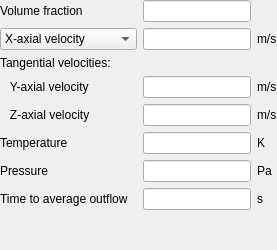
              <widget class="QWidget" name="page_fluid_MO">
               <layout class="QVBoxLayout" name="verticalLayout_5">
                <property name="leftMargin">
                 <number>0</number>
                </property>
                <property name="topMargin">
                 <number>0</number>
                </property>
                <property name="rightMargin">
                 <number>0</number>
                </property>
                <property name="bottomMargin">
                 <number>0</number>
                </property>
                <item>
                 <layout class="QGridLayout" name="gridLayout_14" columnstretch="0,1,0">
                  <property name="leftMargin">
                   <number>0</number>
                  </property>
                  <property name="topMargin">
                   <number>0</number>
                  </property>
                  <property name="rightMargin">
                   <number>0</number>
                  </property>
                  <property name="bottomMargin">
                   <number>0</number>
                  </property>
                  <item row="4" column="0">
                   <widget class="QLabel" name="label_fluid_velocity_2_3">
                    <property name="text">
                     <string>   Z-axial velocity</string>
                    </property>
                   </widget>
                  </item>
                  <item row="0" column="1">
                   <widget class="LineEdit" name="lineedit_keyword_bc_ep_g_3_args_BC">
                    <property name="readOnly">
                     <bool>true</bool>
                    </property>
                   </widget>
                  </item>
                  <item row="0" column="0">
                   <widget class="QLabel" name="label_bc_ep_g_3">
                    <property name="text">
                     <string>Volume fraction</string>
                    </property>
                   </widget>
                  </item>
                  <item row="1" column="1">
                   <widget class="LineEdit" name="lineedit_fluid_outflow"/>
                  </item>
                  <item row="1" column="2">
                   <widget class="QLabel" name="label_fluid_outflow_units">
                    <property name="text">
                     <string>m/s</string>
                    </property>
                   </widget>
                  </item>
                  <item row="2" column="0">
                   <widget class="QLabel" name="label_fluid_velocities_3">
                    <property name="font">
                     <font>
                      <weight>50</weight>
                      <bold>false</bold>
                     </font>
                    </property>
                    <property name="text">
                     <string>Tangential velocities:</string>
                    </property>
                   </widget>
                  </item>
                  <item row="3" column="0">
                   <widget class="QLabel" name="label_fluid_velocity_1_3">
                    <property name="text">
                     <string>   Y-axial velocity</string>
                    </property>
                   </widget>
                  </item>
                  <item row="6" column="0">
                   <widget class="QLabel" name="label_bc_p_g_3">
                    <property name="font">
                     <font>
                      <weight>50</weight>
                      <bold>false</bold>
                     </font>
                    </property>
                    <property name="text">
                     <string>Pressure</string>
                    </property>
                   </widget>
                  </item>
                  <item row="3" column="1">
                   <widget class="LineEdit" name="lineedit_fluid_velocity_1_3"/>
                  </item>
                  <item row="4" column="1">
                   <widget class="LineEdit" name="lineedit_fluid_velocity_2_3"/>
                  </item>
                  <item row="3" column="2">
                   <widget class="QLabel" name="label_fluid_velocity_1_3_units">
                    <property name="text">
                     <string>m/s</string>
                    </property>
                   </widget>
                  </item>
                  <item row="5" column="1">
                   <widget class="LineEdit" name="lineedit_keyword_bc_t_g_3_args_BC"/>
                  </item>
                  <item row="4" column="2">
                   <widget class="QLabel" name="label_solids_velocity_2_3_units">
                    <property name="text">
                     <string>m/s</string>
                    </property>
                   </widget>
                  </item>
                  <item row="5" column="0">
                   <widget class="QLabel" name="label_bc_t_g_3">
                    <property name="text">
                     <string>Temperature</string>
                    </property>
                   </widget>
                  </item>
                  <item row="6" column="1">
                   <widget class="LineEdit" name="lineedit_keyword_bc_p_g_3_args_BC"/>
                  </item>
                  <item row="5" column="2">
                   <widget class="QLabel" name="label_bc_t_g_units_3">
                    <property name="text">
                     <string>K</string>
                    </property>
                   </widget>
                  </item>
                  <item row="6" column="2">
                   <widget class="QLabel" name="label_bc_p_g_units_3">
                    <property name="text">
                     <string>Pa</string>
                    </property>
                   </widget>
                  </item>
                  <item row="7" column="1">
                   <widget class="LineEdit" name="lineedit_bc_dt_0"/>
                  </item>
                  <item row="1" column="0">
                   <widget class="QStackedWidget" name="stackedwidget_fluid_O">
                    <property name="sizePolicy">
                     <sizepolicy hsizetype="Preferred" vsizetype="Maximum">
                      <horstretch>0</horstretch>
                      <verstretch>0</verstretch>
                     </sizepolicy>
                    </property>
                    <property name="currentIndex">
                     <number>0</number>
                    </property>
                    <widget class="QWidget" name="subpage_fluid_O_MO">
                     <property name="sizePolicy">
                      <sizepolicy hsizetype="Preferred" vsizetype="Minimum">
                       <horstretch>0</horstretch>
                       <verstretch>0</verstretch>
                      </sizepolicy>
                     </property>
                     <layout class="QGridLayout" name="gridLayout_15">
                      <property name="leftMargin">
                       <number>0</number>
                      </property>
                      <property name="topMargin">
                       <number>0</number>
                      </property>
                      <property name="rightMargin">
                       <number>0</number>
                      </property>
                      <property name="bottomMargin">
                       <number>0</number>
                      </property>
                      <item row="0" column="0">
                       <widget class="ComboBox" name="combobox_fluid_outflow_type">
                        <property name="sizePolicy">
                         <sizepolicy hsizetype="Preferred" vsizetype="Minimum">
                          <horstretch>0</horstretch>
                          <verstretch>0</verstretch>
                         </sizepolicy>
                        </property>
                        <property name="font">
                         <font>
                          <weight>50</weight>
                          <bold>false</bold>
                         </font>
                        </property>
                        <property name="sizeAdjustPolicy">
                         <enum>QComboBox::AdjustToContents</enum>
                        </property>
                        <item>
                         <property name="text">
                          <string>X-axial velocity</string>
                         </property>
                        </item>
                        <item>
                         <property name="text">
                          <string>Volumetric flow rate</string>
                         </property>
                        </item>
                        <item>
                         <property name="text">
                          <string>Mass flow rate</string>
                         </property>
                        </item>
                       </widget>
                      </item>
                     </layout>
                    </widget>
                    <widget class="QWidget" name="subpage_fluid_O_CG_MO">
                     <layout class="QGridLayout" name="gridLayout_16">
                      <property name="leftMargin">
                       <number>0</number>
                      </property>
                      <property name="topMargin">
                       <number>0</number>
                      </property>
                      <property name="rightMargin">
                       <number>0</number>
                      </property>
                      <property name="bottomMargin">
                       <number>0</number>
                      </property>
                      <item row="0" column="0">
                       <widget class="QLabel" name="label_bc_u_g_3">
                        <property name="text">
                         <string>X-axial velocity</string>
                        </property>
                       </widget>
                      </item>
                     </layout>
                    </widget>
                   </widget>
                  </item>
                  <item row="7" column="0">
                   <widget class="QLabel" name="label_bc_dt_0">
                    <property name="text">
                     <string>Time to average outflow</string>
                    </property>
                   </widget>
                  </item>
                  <item row="7" column="2">
                   <widget class="QLabel" name="label_bc_dt_0_units">
                    <property name="text">
                     <string>s</string>
                    </property>
                   </widget>
                  </item>
                 </layout>
                </item>
                <item>
                 <spacer name="verticalSpacer_4">
                  <property name="orientation">
                   <enum>Qt::Vertical</enum>
                  </property>
                  <property name="sizeHint" stdset="0">
                   <size>
                    <width>20</width>
                    <height>40</height>
                   </size>
                  </property>
                 </spacer>
                </item>
               </layout>
              </widget>
